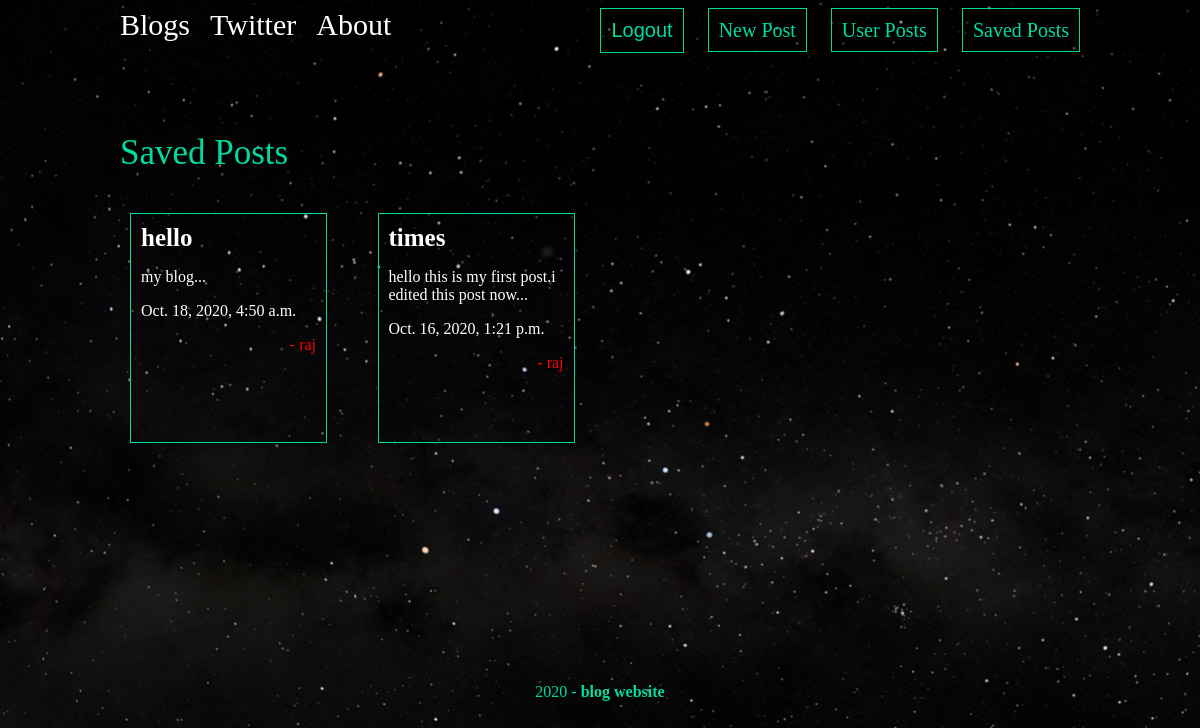
/Posts/saved/ (signed in), run on the app's committed database.
### posts/models.py (models this page shows, shortened)
class Post(models.Model):
    title = models.CharField(max_length=100)
    body = models.TextField()
    date = models.DateTimeField(auto_now_add=True)
    thumb = models.ImageField(default="default.jpg",blank=True)
    author = models.ForeignKey(User,default=None,on_delete=models.CASCADE)
    def snippet(self):
        return self.body[:50] + '...'

### posts/views.py (the view)
@login_required(login_url="/accounts/Login/")
def saved_post(request):
    saved_post = SavePost.objects.filter(user=request.user)
    posts = []
    for post in saved_post:
        posts.append(Post.objects.get(title=post.title))
    return render(request,'posts/saved_post.html', {'posts': posts})

### posts/templates/posts/saved_post.html
{% extends 'base_layout.html' %}
{% block contents %}
    <h1>Saved Posts</h1>
    <div class="savedpost">
        {% for post in posts%}
        <div class="post">
            <h3><a href="{% url 'posts:saved' name=post.title %}">{{post.title}}</a></h3>
            <p>{{post.snippet}}</p>
            <p>{{post.date}}</p>
            <p class="author">- {{post.author}}</p>
        </div>
        {% endfor %}
    </div>
{% endblock %}

### assets/css.css (style rules this page uses)
body { background-image:url(bg.jpg); color:#fff; }
h1,h2,h3,h4,h5 { font-weight:normal; margin:0; }
a,a:hover,a:visited { color:#fff; text-decoration:none; }
div.wrapper h1 { margin:30px auto; font-size:35px; color: #00dba0; }
.recent-post,.post { padding:10px; width: 175px; height:200px; border: 1px solid #00dba0; position:relative; padding-bottom:18px; }
.recent-post h3,.post h3 { font-size:25px; font-weight:bold; }
.userpost,.savedpost { display:grid; padding: 10px 20px 20px 10px; width:100%; height:440px; overflow:scroll; grid-template-columns: 1fr 1fr 1fr 1fr; grid-gap:30px; float:left; }
.author { text-align:right; color:red; }

### data on the page
Post: title "hello", snippet "my blog...", date "Oct. 18, 2020, 4:50 a.m.", author "raj"
Post: title "times", snippet "hello this is my first post.i edited this post now...", date "Oct. 16, 2020, 1:21 p.m.", author "raj"
